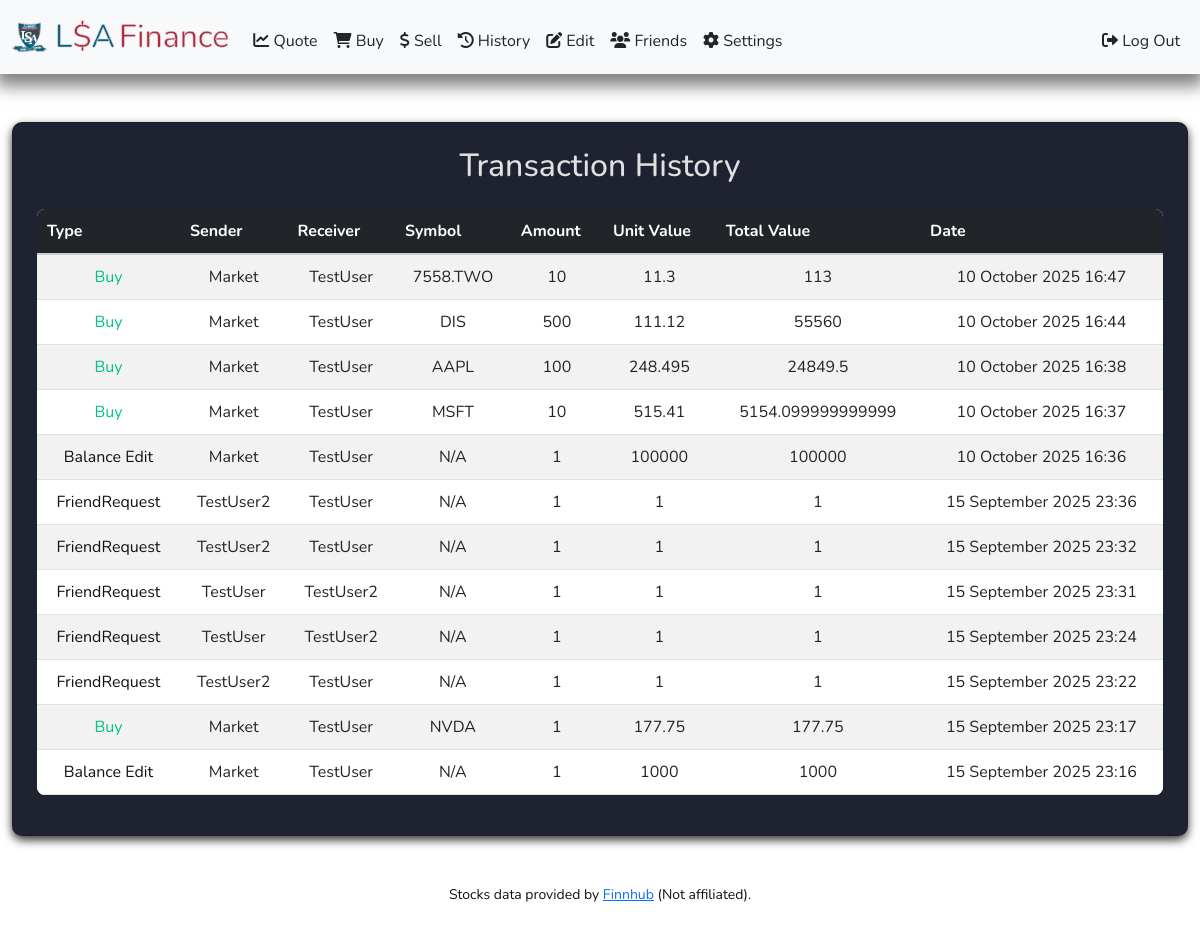
The app's page /history (signed in) with its own data.
### tables this page shows
CREATE TABLE history (
        id INTEGER PRIMARY KEY AUTOINCREMENT,
        type TEXT,
        sender_id INTEGER NOT NULL,
        receiver_id INTEGER NOT NULL,
        symbol TEXT NOT NULL,
        amount NUMERIC NOT NULL,
        unit_value NUMERIC NOT NULL,
        total_value NUMERIC NOT NULL,
        date_time TIMESTAMP DEFAULT CURRENT_TIMESTAMP,
        FOREIGN KEY (sender_id) REFERENCES users(id)
        FOREIGN KEY (receiver_id) REFERENCES users(id)
    );

CREATE TABLE users (
        id INTEGER PRIMARY KEY AUTOINCREMENT,
        first_name TEXT NOT NULL,
        last_name TEXT NOT NULL,
        username TEXT NOT NULL UNIQUE,
        hashed_password TEXT NOT NULL UNIQUE
    );

### app.py (the view)
@app.route("/history")
@login_required
@using_database
def history(connected):
    db = connected.cursor()
    history_rows = db.execute(
        "SELECT type, sender_id, receiver_id, symbol, amount, unit_value, total_value, date_time FROM history WHERE sender_id = ? OR receiver_id = ? ORDER BY date_time DESC",
        (session["user_id"], session["user_id"])
    ).fetchall()
    history_list = []
    for event in history_rows:
        event = list(event)
        sender_username = db.execute("SELECT username FROM users WHERE id = ?", [event[1]]).fetchone()
        receiver_username = db.execute("SELECT username FROM users WHERE id = ?", [event[2]]).fetchone()
        event[1] = sender_username[0] if sender_username else "Unknown"
        event[2] = receiver_username[0] if receiver_username else "Unknown"
        history_list.append(event)
    return render_template("history.html", history=history_list)

### helpers.py (called while the page is built)
def login_required(f):
    @wraps(f)
    def decorated_function(*args, **kwargs):
        if "user_id" not in session or session["user_id"] is None:
            return redirect("/login")
        return f(*args, **kwargs)
    return decorated_function

def using_database(function):
    @wraps(function)
    def decorated_function(*args, **kwargs):
        def get_db():
            if 'db' not in g:
                g.db = sqlite3.connect('database.db')
            return g.db
        def close_db(e=None):
            db = g.pop('db', None)
            if db is not None:
                db.close()
        db = get_db()
        try:
            return function(db, *args, **kwargs)
        finally:
            close_db()
    return decorated_function

### templates/history.html (shortened to what this page needs)
{% extends "layout.html" %}
{% block main %}
<div class="card p-4">
    <h2 class="mb-4">Transaction History</h2>
    <div class="table-responsive">
        <table class="table table-striped table-hover">
            <thead class="table-dark">
                <tr>
                    <th scope="col">Type</th>
                    <th scope="col">Sender</th>
                    <th scope="col">Receiver</th>
                    <th scope="col">Symbol</th>
                    <th scope="col">Amount</th>
                    <th scope="col">Unit Value</th>
                    <th scope="col">Total Value</th>
                    <th scope="col">Date</th>
                </tr>
            </thead>
            <tbody>
                {% for event in history %}
                    <tr>
                        {% for element in event %}
                            {% if loop.index0 == 0 %}
                                <td style="color: {% if element == 'Sell' %}#ff526d{% elif element == 'Buy' %}#00c288{% else %}inherit{% endif %};">
                                    {{ element }}
                                </td>
                            {% elif loop.index0 == event|length - 1 %}
                                <td class="friendly-date">{{ element }}</td>
                            {% else %}
                                <td>{{ element }}</td>
                            {% endif %}
                        {% endfor %}
                    </tr>
                {% endfor %}
            </tbody>
        </table>
    </div>
</div>
{% endblock %}

### static/styles.css (style rules this page uses)
body.light-mode { background-color: #ffffff; color: #111111; }
body { font-family: "Nunito", sans-serif; margin: 0; padding: 0; }
.card { background-color: #1f2230; color: #e0e0e0; border-radius: 10px; padding: 20px; box-shadow: 0 4px 10px rgba(0, 0, 0, 0.8); }
.table { width: 100%; border-collapse: collapse; border-radius: 8px; overflow: hidden; }
body.light-mode .table { color: #111111; background-color: #f5f5f5; }
.table th { font-weight: bold; padding: 10px; text-align: left; vertical-align: middle; }
body.light-mode .table th { border-bottom: 2px solid #ccc; }
.table td { padding: 10px; vertical-align: middle; }

### records on screen
history: type "Buy", symbol "7558.TWO", unit_value "11.3"
users: username "Market"
users: username "TestUser"
history: type "Buy", symbol "DIS", amount "500", unit_value "111.12", total_value "55560"
history: type "Buy", symbol "AAPL", unit_value "248.495", total_value "24849.5"
history: type "Buy", symbol "MSFT", unit_value "515.41", total_value "5154.099999999999"
history: type "Balance Edit", symbol "N/A", unit_value "100000", total_value "100000"
history: type "FriendRequest", symbol "N/A"
users: username "TestUser2"
history: type "FriendRequest", symbol "N/A"
history: type "FriendRequest", symbol "N/A"
history: type "FriendRequest", symbol "N/A"
history: type "FriendRequest", symbol "N/A"
history: type "Buy", symbol "NVDA", unit_value "177.75", total_value "177.75"
history: type "Balance Edit", symbol "N/A", unit_value "1000", total_value "1000"

### other values on screen
{{ element }} "10" "113" "100" "10" "1" "1" "1" "1" "1" "1" "1" "1" "1" "1" "1" "1" "1" "1" "1" "1" "1" "1"
